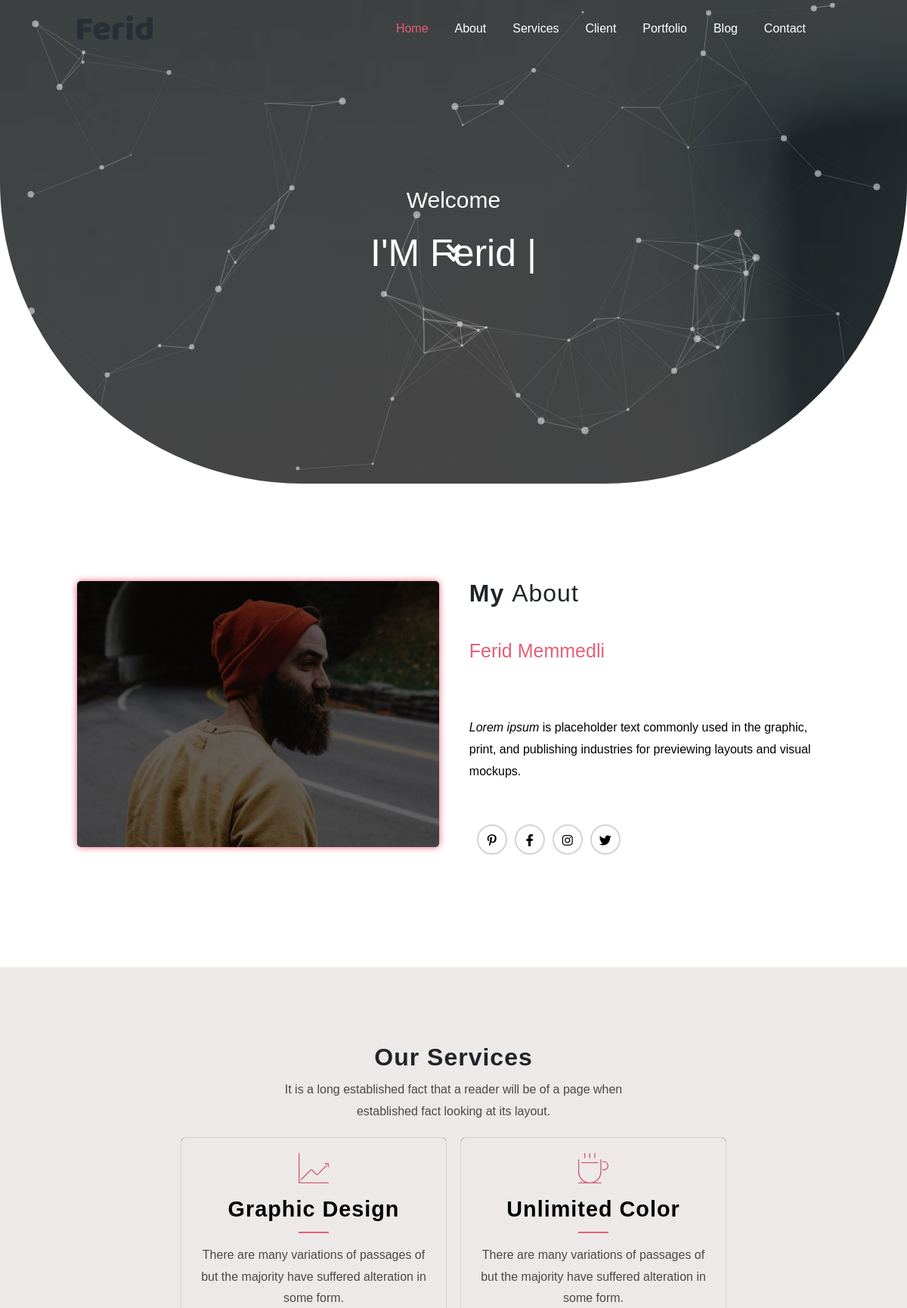
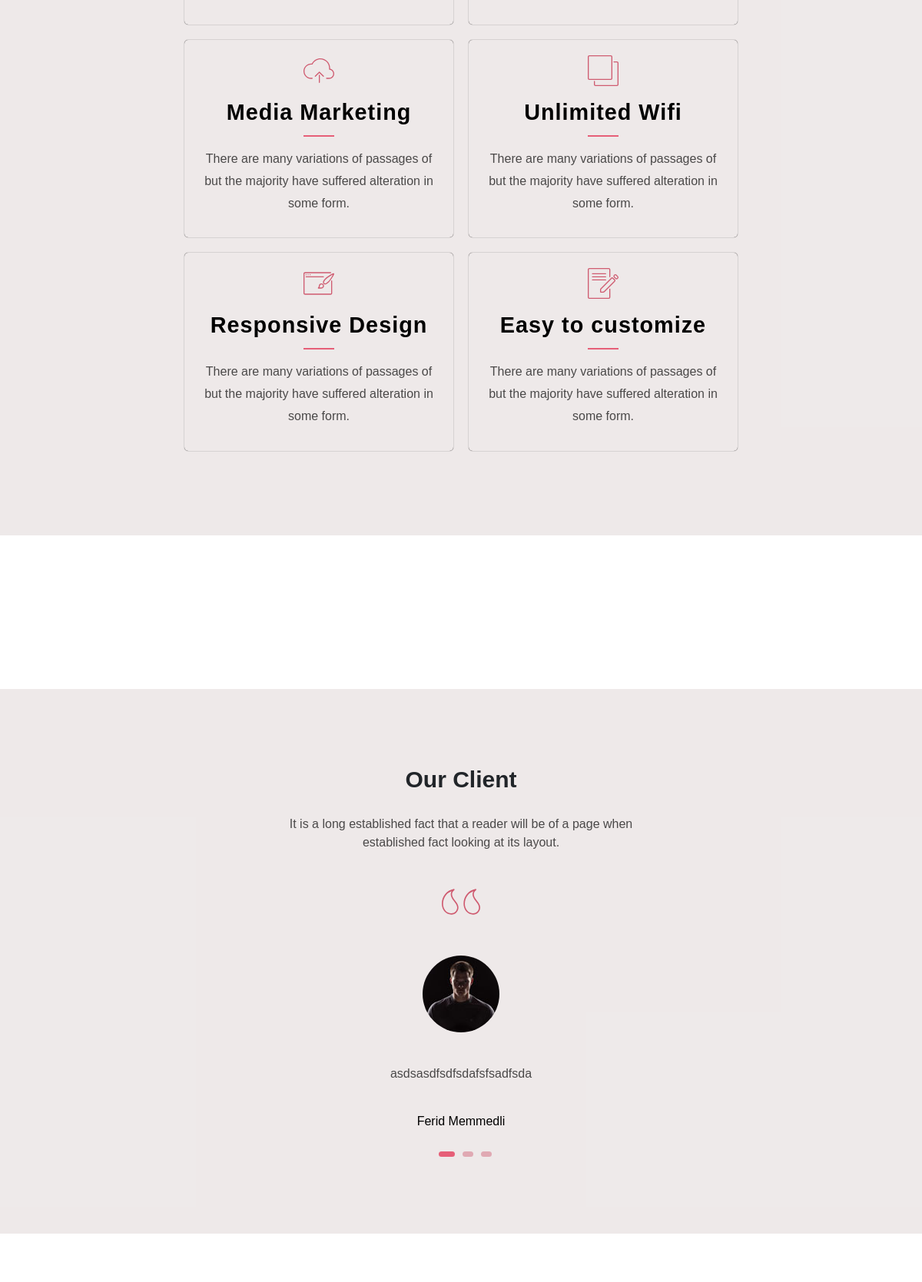
The page / (upper part) on the database its author committed (2 pictures, top to bottom).
### models.py (models this page shows)
class Seo(db.Model):
    id = db.Column(db.Integer, primary_key=True)
    title = db.Column(db.String(20),nullable=False)
    keywords = db.Column(db.String(20),nullable=False)
    image = db.Column(db.String,nullable=False)
    homeimage = db.Column(db.String,nullable=False)

class About(db.Model):
    id = db.Column(db.Integer, primary_key=True)
    title = db.Column(db.String(20),nullable=False)
    detail = db.Column(db.Text,nullable=False)
    image = db.Column(db.String,nullable=False)

class Client(db.Model):
    id = db.Column(db.Integer, primary_key=True)
    title = db.Column(db.String(20),nullable=False)
    detail = db.Column(db.String,nullable=False)
    image = db.Column(db.String,nullable=False)

### app/routes.py (the view)
@app.route('/',methods=['GET','POST'])
def homePage():
    seo=Seo.query.all()
    blog=Blogs.query.all()
    contact= Contact.query.all()
    about=About.query.all()
    client=Client.query.all()
    if request.method == 'POST':
        form = Form(userName=request.form['name'],userEmail=request.form['email'],
            userSubject=request.form['subject'],userMessage=request.form['comments'])
        db.session.add(form)
        db.session.commit()
        return redirect ('/')
    return render_template('app/index.html',seo=seo,blog=blog,contact=contact,about=about,client=client)

### app/templates/app/index.html (shortened to what this page needs)
{% extends "app/layout.html" %}
{% block content_menu %}
<li><a class="blank" href="#blog">Blog</a></li>
<li><a class="blank" href="#contact">Contact</a></li>
{% endblock %}
{% block content_body %}
<section id="about" class="flex-full-center">
    <div class="flex-spacebetween border-box pb-2x">
        {% for i in about %}
        <div class="mr-3x" id="about-logo"><img class="width-full" src="{{i.image}}"></div>
        <div class="pr-1x flex-spacebetween pl-1x border-box width-full" id="about-metn">
            <h2 class="mb-1x">My <span>About</span></h2>
            <h4><span class="color-red">{{i.title}}</span></h4>
            <p class="mb-1x color-light-black">{{i.detail|safe}}</p>
            {% endfor %}
            <ul class="flex-horizontal-start">
                <li><a href="#header" class="ml-1x"><i class="fab fa-pinterest-p"></i></a></li>
                <li><a href="#header" class="ml-1x"><i class="fab fa-facebook-f"></i></a></li>
                <li><a href="#header" class="ml-1x"><i class="fab fa-instagram"></i></a></li>
                <li><a href="#header" class="ml-1x"><i class="fab fa-twitter"></i></a></li>
            </ul>
        </div>
    </div>
</section>
<section id="servies" class="pv-10x color-bg-white">
    <h2>Our Services</h2>
    <p class="mv-2x mb-7x border-box color-light-black">It is a long established fact that a reader will be of a
        page when established fact looking at its
        layout.</p>
    <div class="container">
        <div class="row">
            <div class="col-4 box">
                <div class="flex-full-center mb-2x"><img src="./static/img/svg/mbri-growing-chart.svg" alt="svg">
                </div>
                <h4 class="mb-1x">Graphic Design</h4>
                <div class="services"></div>
                <p class="mb-1x">
                    There are many variations of passages of but the majority have suffered alteration in some form.
                </p>
            </div>
            <div class="col-4 box">
                <div class="flex-full-center mb-2x"><img src="./static/img/svg/mbri-hot-cup.svg" alt="svg"></div>
                <h4 class="mb-1x">Unlimited Color</h4>
                <div class="services"></div>
                <p class="mb-1x">
                    There are many variations of passages of but the majority have suffered alteration in some form.
                </p>
            </div>
            <div class="col-4 box">
                <div class="flex-full-center mb-2x"><img src="./static/img/svg/mbri-upload.svg" alt="svg"></div>
                <h4 class="mb-1x">Media Marketing</h4>
                <div class="services"></div>
                <p class="mb-1x">
                    There are many variations of passages of but the majority have suffered alteration in some form.
                </p>
            </div>
            <div class="col-4 box">
                <div class="flex-full-center mb-2x"><img src="./static/img/svg/mbri-layers.svg" alt="svg"></div>
                <h4 class="mb-1x">Unlimited Wifi</h4>
                <div class="services"></div>
                <p class="mb-1x">
                    There are many variations of passages of but the majority have suffered alteration in some form.
                </p>
            </div>
            <div class="col-4 box">
                <div class="flex-full-center mb-2x"><img src="./static/img/svg/mbri-website-theme.svg" alt="svg">
                </div>
                <h4 class="mb-1x">Responsive Design</h4>
                <div class="services"></div>
                <p class="mb-1x">
                    There are many variations of passages of but the majority have suffered alteration in some form.
                </p>
            </div>
            <div class="col-4 box">
                <div class="flex-full-center mb-2x"><img src="./static/img/svg/mbri-edit.svg" alt="svg"></div>
                <h4 class="mb-1x">Easy to customize</h4>
                <div class="services"></div>
                <p class="mb-1x">
                    There are many variations of passages of but the majority have suffered alteration in some form.
                </p>
            </div>
        </div>
    </div>
</section>
<main id="freelancer" class="pv-10x">
</main>
<section id="client" class="pv-10x">
    <div class="container flex-columun-around">
        <h2>Our Client</h2>
        <p class="flex-full-center m-2x color-light-black">It is a long established fact that a reader will be of a
            page when established fact looking at its layout.</p>
        <div id="baba">
            <div id="ata">
                {% for i in client %}
                <div class="slayt flex-columun-around">
                    <div class="svg-dirnaq"><img src="./static/img/svg/mbri-quote-left.svg"></div>
                    <div class="lg flex-full-center"><img src="{{i.image}}"></div>
                    <p class="flex-full-center color-light-black">{{i.detail}}</p>
                    <div class="alt flex-full-center">{{i.title}}</div>
                </div>
                {% endfor %}
            </div>
        </div>
        <div class="aktiv flex-full-center">
            <span id="active1" class="aktiv1 active btn-border-radius-6x ml-1x mt-1x"></span>
            <span id="active2" class="aktiv1 btn-border-radius-6x ml-1x mt-1x"></span>
            <span id="active3" class="aktiv1 btn-border-radius-6x ml-1x mt-1x"></span>
        </div>
    </div>
</section>
<section id="portfolio" class="pv-10x">
</section>
{% endblock %}

### app/templates/app/layout.html (shortened to what this page needs)
<!DOCTYPE html>
<html>
<head>
    <link rel="stylesheet" href="https://cdnjs.cloudflare.com/ajax/libs/font-awesome/5.15.1/css/all.min.css"
 />
    <link rel="stylesheet" href="./static/css/reset.css">
    <link rel="stylesheet" href="./static/css/style.css">
</head>
<body>
    <div class="nav width-full flex-full-center">
        <nav class="nav-bar flex-spacebetween-center">
            <span class="nav-bar-left"><a href="{{ url_for('homePage') }}#header">
                {% for i in seo %}
                <img id="darklogo" src="{{i.image}}">
                {% endfor %}
            </a></span>
            <div class="nav-bar-right">
                <ul class="flex-spacearound-center">
                    <li><a class="blank isik" href="{{ url_for('homePage') }}#header">Home</a></li>
                    <li><a class="blank" href="{{ url_for('homePage') }}#about">About</a></li>
                    <li><a class="blank" href="{{ url_for('homePage') }}#servies">Services</a></li>
                    <li><a class="blank" href="{{ url_for('homePage') }}#client">Client</a></li>
                    <li><a class="blank" href="{{ url_for('homePage') }}#portfolio">Portfolio</a></li>
                    {% block content_menu %}
                    {% endblock %}
                </ul>
            </div>
        </nav>
    </div>
    {% for i in seo %}
    <header id="header" style="background:url({{i.homeimage}}) fixed center padding-box;background-size: cover;">
        <div id="particles-js"></div>
        <div class="content color-white flex-columun-center width-full">
            <h4 class="mb-3x">Welcome</h4>
            <div style="position: realtive;font-size:50px;">
                <div style="display: inline-block;">I'M
                    <h1 id="typed-strings" style="letter-spacing: 5px;" class="mb-3x">
                        <strong>{{i.keywords}}</strong>
                    </h1>
                </div>
                <span id="typed"></span>
            </div>
            <div class="dubl-down width-full"><a href="#about" class="down color-white">
                    <i class="fas fa-angle-double-down"></i></a></div>
        </div>
    </header>
    {% endfor %}
    {% block content_body %}
    {% endblock %}
</body>
</html>

### rows shown on the page
Seo: image (picture), homeimage (picture), keywords "Ferid"
About: image (picture), title "Ferid Memmedli", detail "Lorem ipsum is placeholder text commonly used in the graphic, print, and publishing industries for previewing layouts and visual mockups."
Client: image (picture), detail "asdsasdfsdfsdafsfsadfsda", title "Ferid Memmedli"
